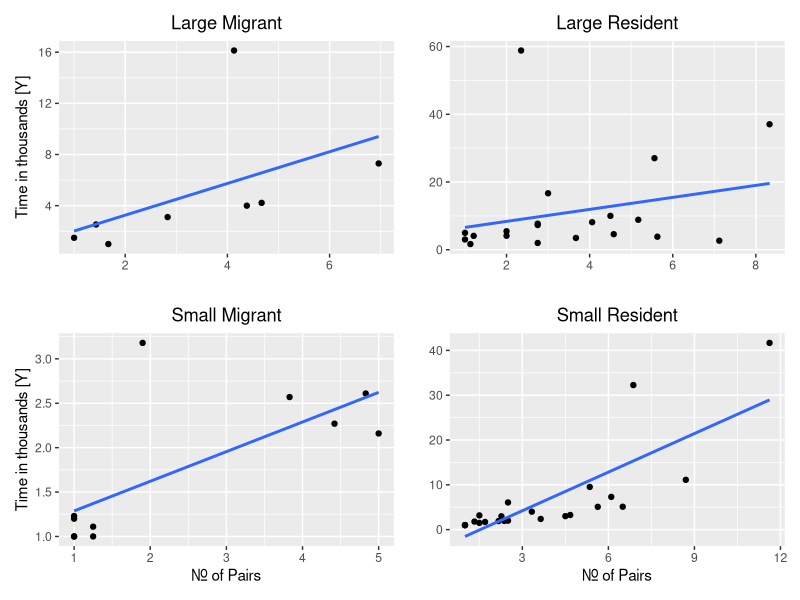
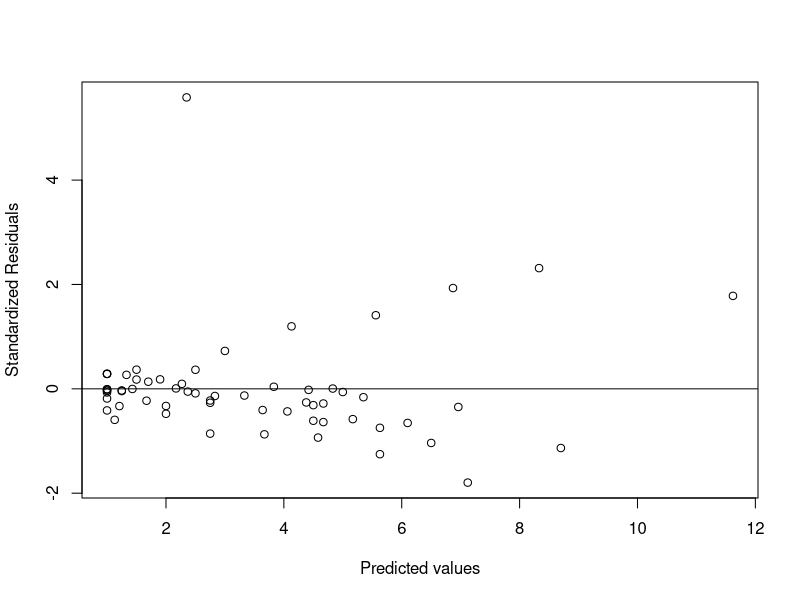

These charts were generated, in order, by the following R code:
## ---- chunk 1
knitr::opts_chunk$set(warning = FALSE, message = FALSE) 
## ---- chunk 2
library(tidyverse)
data <- read.csv('Factors Affecting Extinction.csv')
data
## ---- chunk 3
library(patchwork)
L_data <- subset(data, Size == "L")
S_data <- subset(data, Size == "S")
LM <- subset(L_data, Status == "M")
LR <- subset(L_data, Status == "R")
SM <- subset(S_data, Status == "M")
SR <- subset(S_data, Status == "R")

p1 <- ggplot(LM,aes(Pairs, Time)) + geom_point() + ggtitle("Large Migrant") + ylab("Time in thousands [Y]") + xlab("") + theme(plot.title = element_text(hjust = 0.5)) + stat_smooth(method = "lm", level = 0)
p2 <- ggplot(LR,aes(Pairs, Time)) + geom_point() + ggtitle("Large Resident")+ ylab("")  + xlab("") + theme(plot.title = element_text(hjust = 0.5))+ stat_smooth(method = "lm",level = 0)
p3 <- ggplot(SM,aes(Pairs, Time)) + geom_point() + ggtitle("Small Migrant") + ylab("Time in thousands [Y]") + xlab("Nr. of Pairs") + theme(plot.title = element_text(hjust = 0.5)) + stat_smooth(method = "lm",level = 0)
p4 <- ggplot(SR,aes(Pairs, Time)) + geom_point() + ggtitle("Small Resident") + ylab("") + xlab("Nr. of Pairs") + theme(plot.title = element_text(hjust = 0.5)) + stat_smooth(method = "lm",level = 0)

p1 + p2 + p3 + p4




lm_data <- lm(formula = Time ~ Pairs + Size + Status + Pairs*Size + Pairs * Status + Size*Status + Pairs*Size*Status, data)
summary(lm_data)

## ---- chunk 4

standard_res <- rstandard(lm_data)
final_data <- cbind(data, standard_res)
plot(final_data$Pairs, standard_res, ylab='Standardized Residuals', xlab='Predicted values') 
abline(0, 0)
